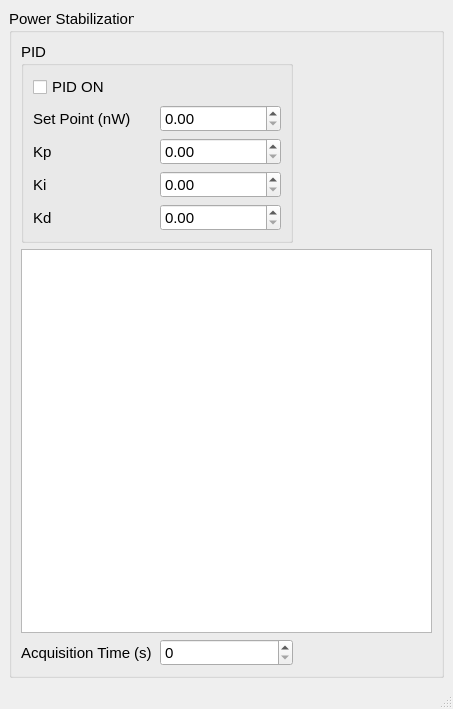
<?xml version="1.0" encoding="UTF-8"?>
<ui version="4.0">
 <class>fiber_shooting_gui_window</class>
 <widget class="QMainWindow" name="fiber_shooting_gui_window">
  <property name="geometry">
   <rect>
    <x>0</x>
    <y>0</y>
    <width>453</width>
    <height>709</height>
   </rect>
  </property>
  <property name="windowTitle">
   <string>Fiber Shooting GUI</string>
  </property>
  <widget class="QWidget" name="centralwidget">
   <layout class="QGridLayout" name="gridLayout_5">
    <item row="0" column="0" colspan="2">
     <widget class="QGroupBox" name="CO2_laser_groupBox">
      <property name="font">
       <font>
        <pointsize>11</pointsize>
       </font>
      </property>
      <property name="title">
       <string>Power Stabilization</string>
      </property>
      <layout class="QGridLayout" name="gridLayout_4">
       <item row="1" column="0" colspan="3">
        <widget class="PlotWidget" name="power_PlotWidget">
         <property name="sceneRect">
          <rectf>
           <x>0.000000000000000</x>
           <y>0.000000000000000</y>
           <width>0.000000000000000</width>
           <height>0.000000000000000</height>
          </rectf>
         </property>
        </widget>
       </item>
       <item row="2" column="0">
        <widget class="QLabel" name="acquisition_time_label">
         <property name="text">
          <string>Acquisition Time (s)</string>
         </property>
        </widget>
       </item>
       <item row="2" column="1">
        <widget class="QSpinBox" name="acquisition_time_spinBox"/>
       </item>
       <item row="0" column="0" colspan="2">
        <widget class="QGroupBox" name="PID_groupBox">
         <property name="title">
          <string>PID</string>
         </property>
         <layout class="QGridLayout" name="gridLayout_3">
          <item row="0" column="0">
           <widget class="QCheckBox" name="PID_ON_checkBox">
            <property name="text">
             <string>PID ON</string>
            </property>
           </widget>
          </item>
          <item row="1" column="0">
           <layout class="QHBoxLayout" name="horizontalLayout_10">
            <item>
             <widget class="QLabel" name="setpoint_label">
              <property name="text">
               <string>Set Point (nW)</string>
              </property>
             </widget>
            </item>
            <item>
             <widget class="QDoubleSpinBox" name="setpoint_spinBox">
              <property name="maximum">
               <double>500.000000000000000</double>
              </property>
              <property name="singleStep">
               <double>0.100000000000000</double>
              </property>
             </widget>
            </item>
           </layout>
          </item>
          <item row="2" column="0">
           <layout class="QHBoxLayout" name="horizontalLayout_9">
            <item>
             <widget class="QLabel" name="Kp_label">
              <property name="text">
               <string>Kp</string>
              </property>
             </widget>
            </item>
            <item>
             <widget class="QDoubleSpinBox" name="Kp_doubleSpinBox">
              <property name="decimals">
               <number>2</number>
              </property>
              <property name="maximum">
               <double>2000.000000000000000</double>
              </property>
              <property name="singleStep">
               <double>0.100000000000000</double>
              </property>
             </widget>
            </item>
           </layout>
          </item>
          <item row="3" column="0">
           <layout class="QHBoxLayout" name="horizontalLayout_8">
            <item>
             <widget class="QLabel" name="Ki_label">
              <property name="text">
               <string>Ki</string>
              </property>
             </widget>
            </item>
            <item>
             <widget class="QDoubleSpinBox" name="Ki_doubleSpinBox">
              <property name="decimals">
               <number>2</number>
              </property>
              <property name="maximum">
               <double>100.000000000000000</double>
              </property>
              <property name="singleStep">
               <double>0.100000000000000</double>
              </property>
             </widget>
            </item>
           </layout>
          </item>
          <item row="4" column="0">
           <layout class="QHBoxLayout" name="horizontalLayout_7">
            <item>
             <widget class="QLabel" name="Kd_label">
              <property name="text">
               <string>Kd</string>
              </property>
             </widget>
            </item>
            <item>
             <widget class="QDoubleSpinBox" name="Kd_doubleSpinBox">
              <property name="decimals">
               <number>2</number>
              </property>
              <property name="maximum">
               <double>100.000000000000000</double>
              </property>
              <property name="singleStep">
               <double>0.100000000000000</double>
              </property>
             </widget>
            </item>
           </layout>
          </item>
         </layout>
        </widget>
       </item>
      </layout>
     </widget>
    </item>
   </layout>
  </widget>
  <widget class="QMenuBar" name="menubar">
   <property name="geometry">
    <rect>
     <x>0</x>
     <y>0</y>
     <width>453</width>
     <height>21</height>
    </rect>
   </property>
  </widget>
  <widget class="QStatusBar" name="statusbar"/>
 </widget>
 <customwidgets>
  <customwidget>
   <class>PlotWidget</class>
   <extends>QGraphicsView</extends>
   <header>pyqtgraph</header>
  </customwidget>
 </customwidgets>
 <resources/>
 <connections/>
</ui>
